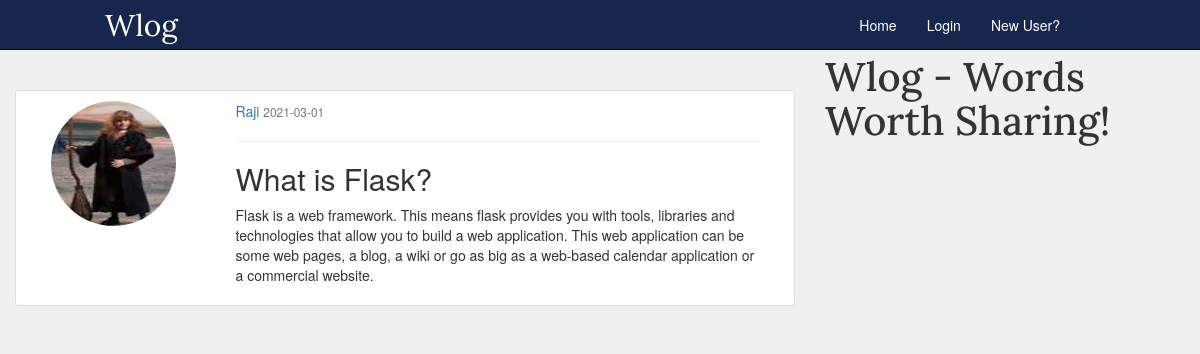
/post/1, run on the app's committed database.
### blog/models.py (models this page shows, shortened)
class User(db.Model,UserMixin):
    id=db.Column(db.Integer,primary_key=True)
    username=db.Column(db.String(20),unique=True,nullable=False)
    email=db.Column(db.String(120),unique=True,nullable=False)
    image_file=db.Column(db.String(20),nullable=False,default='default.jpg')
    password=db.Column(db.String(60),nullable=False)
    posts=db.relationship('Post',backref='author',lazy=True)

class Post(db.Model):
    id=db.Column(db.Integer,primary_key=True)
    title=db.Column(db.String(100),nullable=False)
    date_posted=db.Column(db.DateTime,nullable=False,default=datetime.utcnow)
    content=db.Column(db.Text,nullable=False)
    user_id=db.Column(db.Integer,db.ForeignKey('user.id'),nullable=False)

### blog/posts/routes.py (the view)
@posts.route("/post/<int:post_id>")
def post(post_id):
    post=Post.query.get_or_404(post_id)
    return render_template('post.html',title=post.title,post=post)

### blog/templates/post.html (shortened to what this page needs)
{% extends "layout.html" %}
{% block content %}
	<div class="content-section row rowstyle">
	<div class="col-sm-3">
	<img class="img-circle account-img" src="{{url_for('static',filename='profile_pics/'+post.author.image_file)}}">
	</div>
	<div class="col-sm-9">
		<div class="article-metadata">
			<a class="mr-2" href="{{ url_for('users.user_posts', username=post.author.username) }}">{{ post.author.username }}</a>
			<small class="text-muted">{{ post.date_posted.strftime('%Y-%m-%d') }}</small>
		</div>
		<hr>
		<h2 class="article-title">{{ post.title }}</h2>
		<p class="article-content">{{ post.content }}</p>
	  </div>
	 </div>
{% endblock content %}

### blog/static/layout-style.css (style rules this page uses)
body { background-color:rgb(240,240,240) }
.account-img { height: 125px; width: 125px; margin-bottom: 16px; }
.content-section { background:rgb(256,256,256); padding: 10px 20px; border: 1px solid #dddddd; border-radius: 3px; margin-bottom: 20px; margin-top:50px; }

### data on the page
User: image_file (picture), author.username "Raji"
Post: date_posted "2021-03-01", title "What is Flask?", content "Flask is a web framework. This means flask provides you with tools, libraries and technologies that allow you to build a web application. This web application can be some web pages, a blog, a wiki or go as big as a web-based calendar application or a commercial website."
